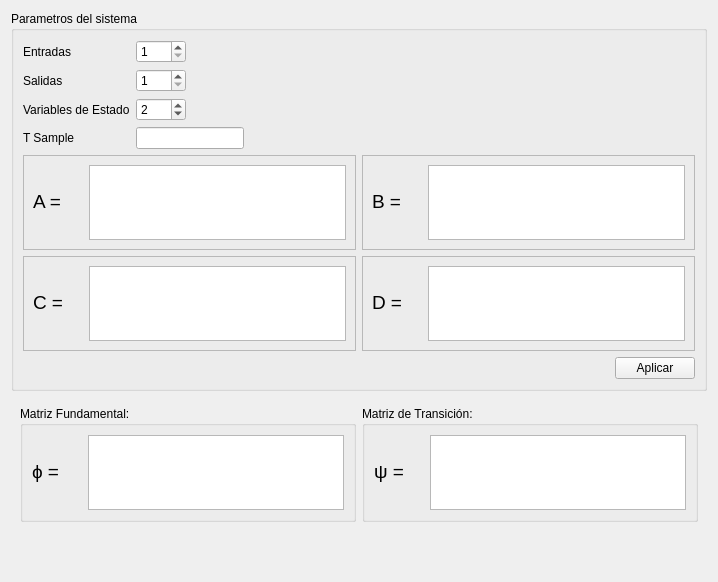
      <widget class="QWidget" name="tabParametros">
       <property name="sizePolicy">
        <sizepolicy hsizetype="Expanding" vsizetype="Expanding">
         <horstretch>0</horstretch>
         <verstretch>0</verstretch>
        </sizepolicy>
       </property>
       <attribute name="title">
        <string>Parametros</string>
       </attribute>
       <layout class="QVBoxLayout" name="verticalLayout">
        <item>
         <widget class="QGroupBox" name="groupParametros">
          <property name="title">
           <string>Parametros del sistema</string>
          </property>
          <layout class="QGridLayout" name="gridLayout_2">
           <item row="2" column="1">
            <widget class="QFrame" name="frameD">
             <property name="minimumSize">
              <size>
               <width>150</width>
               <height>75</height>
              </size>
             </property>
             <property name="frameShape">
              <enum>QFrame::StyledPanel</enum>
             </property>
             <property name="frameShadow">
              <enum>QFrame::Raised</enum>
             </property>
             <layout class="QHBoxLayout" name="horizontalLayout_4">
              <item>
               <widget class="QLabel" name="labelD">
                <property name="sizePolicy">
                 <sizepolicy hsizetype="Minimum" vsizetype="Minimum">
                  <horstretch>0</horstretch>
                  <verstretch>0</verstretch>
                 </sizepolicy>
                </property>
                <property name="minimumSize">
                 <size>
                  <width>50</width>
                  <height>50</height>
                 </size>
                </property>
                <property name="maximumSize">
                 <size>
                  <width>50</width>
                  <height>50</height>
                 </size>
                </property>
                <property name="text">
                 <string>&lt;html&gt;&lt;head/&gt;&lt;body&gt;&lt;p&gt;&lt;span style=&quot; font-size:14pt;&quot;&gt;D =&lt;/span&gt;&lt;/p&gt;&lt;/body&gt;&lt;/html&gt;</string>
                </property>
               </widget>
              </item>
              <item>
               <widget class="QTextEdit" name="textD">
                <property name="sizePolicy">
                 <sizepolicy hsizetype="Minimum" vsizetype="Minimum">
                  <horstretch>0</horstretch>
                  <verstretch>0</verstretch>
                 </sizepolicy>
                </property>
                <property name="maximumSize">
                 <size>
                  <width>500</width>
                  <height>75</height>
                 </size>
                </property>
                <property name="tabChangesFocus">
                 <bool>true</bool>
                </property>
                <property name="readOnly">
                 <bool>false</bool>
                </property>
               </widget>
              </item>
             </layout>
             <zorder>textD</zorder>
             <zorder>labelD</zorder>
            </widget>
           </item>
           <item row="3" column="0" colspan="2">
            <layout class="QGridLayout" name="gridLayout_4">
             <item row="0" column="1">
              <widget class="QPushButton" name="pushAplicar">
               <property name="text">
                <string>Aplicar</string>
               </property>
              </widget>
             </item>
             <item row="0" column="0">
              <spacer name="horizontalSpacer_4">
               <property name="orientation">
                <enum>Qt::Horizontal</enum>
               </property>
               <property name="sizeHint" stdset="0">
                <size>
                 <width>40</width>
                 <height>20</height>
                </size>
               </property>
              </spacer>
             </item>
            </layout>
           </item>
           <item row="1" column="1">
            <widget class="QFrame" name="frameB">
             <property name="minimumSize">
              <size>
               <width>150</width>
               <height>75</height>
              </size>
             </property>
             <property name="frameShape">
              <enum>QFrame::StyledPanel</enum>
             </property>
             <property name="frameShadow">
              <enum>QFrame::Raised</enum>
             </property>
             <layout class="QHBoxLayout" name="horizontalLayout_2">
              <item>
               <widget class="QLabel" name="labelB">
                <property name="sizePolicy">
                 <sizepolicy hsizetype="Minimum" vsizetype="Minimum">
                  <horstretch>0</horstretch>
                  <verstretch>0</verstretch>
                 </sizepolicy>
                </property>
                <property name="minimumSize">
                 <size>
                  <width>50</width>
                  <height>50</height>
                 </size>
                </property>
                <property name="maximumSize">
                 <size>
                  <width>50</width>
                  <height>50</height>
                 </size>
                </property>
                <property name="text">
                 <string>&lt;html&gt;&lt;head/&gt;&lt;body&gt;&lt;p&gt;&lt;span style=&quot; font-size:14pt;&quot;&gt;B = &lt;/span&gt;&lt;/p&gt;&lt;/body&gt;&lt;/html&gt;</string>
                </property>
               </widget>
              </item>
              <item>
               <widget class="QTextEdit" name="textB">
                <property name="sizePolicy">
                 <sizepolicy hsizetype="Minimum" vsizetype="Minimum">
                  <horstretch>0</horstretch>
                  <verstretch>0</verstretch>
                 </sizepolicy>
                </property>
                <property name="maximumSize">
                 <size>
                  <width>500</width>
                  <height>75</height>
                 </size>
                </property>
                <property name="tabChangesFocus">
                 <bool>true</bool>
                </property>
                <property name="readOnly">
                 <bool>false</bool>
                </property>
               </widget>
              </item>
             </layout>
            </widget>
           </item>
           <item row="2" column="0">
            <widget class="QFrame" name="frameC">
             <property name="minimumSize">
              <size>
               <width>150</width>
               <height>75</height>
              </size>
             </property>
             <property name="frameShape">
              <enum>QFrame::StyledPanel</enum>
             </property>
             <property name="frameShadow">
              <enum>QFrame::Raised</enum>
             </property>
             <layout class="QHBoxLayout" name="horizontalLayout_3">
              <item>
               <widget class="QLabel" name="labelC">
                <property name="sizePolicy">
                 <sizepolicy hsizetype="Minimum" vsizetype="Minimum">
                  <horstretch>0</horstretch>
                  <verstretch>0</verstretch>
                 </sizepolicy>
                </property>
                <property name="minimumSize">
                 <size>
                  <width>50</width>
                  <height>50</height>
                 </size>
                </property>
                <property name="maximumSize">
                 <size>
                  <width>50</width>
                  <height>50</height>
                 </size>
                </property>
                <property name="text">
                 <string>&lt;html&gt;&lt;head/&gt;&lt;body&gt;&lt;p&gt;&lt;span style=&quot; font-size:14pt;&quot;&gt;C =&lt;/span&gt;&lt;/p&gt;&lt;/body&gt;&lt;/html&gt;</string>
                </property>
               </widget>
              </item>
              <item>
               <widget class="QTextBrowser" name="textC">
                <property name="sizePolicy">
                 <sizepolicy hsizetype="Minimum" vsizetype="Minimum">
                  <horstretch>0</horstretch>
                  <verstretch>0</verstretch>
                 </sizepolicy>
                </property>
                <property name="maximumSize">
                 <size>
                  <width>500</width>
                  <height>75</height>
                 </size>
                </property>
                <property name="tabChangesFocus">
                 <bool>true</bool>
                </property>
                <property name="readOnly">
                 <bool>false</bool>
                </property>
               </widget>
              </item>
             </layout>
            </widget>
           </item>
           <item row="0" column="0" colspan="2">
            <layout class="QFormLayout" name="formLayout">
             <item row="0" column="0">
              <widget class="QLabel" name="labelEntradas">
               <property name="text">
                <string>Entradas</string>
               </property>
              </widget>
             </item>
             <item row="0" column="1">
              <widget class="QSpinBox" name="spinEntradas">
               <property name="maximumSize">
                <size>
                 <width>50</width>
                 <height>16777215</height>
                </size>
               </property>
               <property name="minimum">
                <number>1</number>
               </property>
               <property name="maximum">
                <number>10</number>
               </property>
              </widget>
             </item>
             <item row="1" column="0">
              <widget class="QLabel" name="labelSalidas">
               <property name="text">
                <string>Salidas</string>
               </property>
              </widget>
             </item>
             <item row="1" column="1">
              <widget class="QSpinBox" name="spinSalidas">
               <property name="maximumSize">
                <size>
                 <width>50</width>
                 <height>16777215</height>
                </size>
               </property>
               <property name="minimum">
                <number>1</number>
               </property>
               <property name="maximum">
                <number>10</number>
               </property>
              </widget>
             </item>
             <item row="2" column="0">
              <widget class="QLabel" name="labelVE">
               <property name="text">
                <string>Variables de Estado</string>
               </property>
              </widget>
             </item>
             <item row="2" column="1">
              <widget class="QSpinBox" name="spinVE">
               <property name="maximumSize">
                <size>
                 <width>50</width>
                 <height>16777215</height>
                </size>
               </property>
               <property name="minimum">
                <number>1</number>
               </property>
               <property name="maximum">
                <number>10</number>
               </property>
               <property name="value">
                <number>2</number>
               </property>
              </widget>
             </item>
             <item row="3" column="0">
              <widget class="QLabel" name="LabelTs">
               <property name="text">
                <string>T Sample</string>
               </property>
              </widget>
             </item>
             <item row="3" column="1">
              <widget class="QLineEdit" name="lineTs">
               <property name="sizePolicy">
                <sizepolicy hsizetype="Fixed" vsizetype="Fixed">
                 <horstretch>0</horstretch>
                 <verstretch>0</verstretch>
                </sizepolicy>
               </property>
              </widget>
             </item>
            </layout>
           </item>
           <item row="1" column="0">
            <widget class="QFrame" name="frameA">
             <property name="minimumSize">
              <size>
               <width>150</width>
               <height>75</height>
              </size>
             </property>
             <property name="frameShape">
              <enum>QFrame::StyledPanel</enum>
             </property>
             <property name="frameShadow">
              <enum>QFrame::Raised</enum>
             </property>
             <layout class="QHBoxLayout" name="horizontalLayout">
              <item>
               <widget class="QLabel" name="labelA">
                <property name="sizePolicy">
                 <sizepolicy hsizetype="Minimum" vsizetype="Minimum">
                  <horstretch>0</horstretch>
                  <verstretch>0</verstretch>
                 </sizepolicy>
                </property>
                <property name="minimumSize">
                 <size>
                  <width>50</width>
                  <height>50</height>
                 </size>
                </property>
                <property name="maximumSize">
                 <size>
                  <width>50</width>
                  <height>50</height>
                 </size>
                </property>
                <property name="text">
                 <string>&lt;html&gt;&lt;head/&gt;&lt;body&gt;&lt;p&gt;&lt;span style=&quot; font-size:14pt;&quot;&gt;A =&lt;/span&gt;&lt;/p&gt;&lt;/body&gt;&lt;/html&gt;</string>
                </property>
               </widget>
              </item>
              <item>
               <widget class="QTextBrowser" name="textA">
                <property name="sizePolicy">
                 <sizepolicy hsizetype="Minimum" vsizetype="Minimum">
                  <horstretch>0</horstretch>
                  <verstretch>0</verstretch>
                 </sizepolicy>
                </property>
                <property name="maximumSize">
                 <size>
                  <width>500</width>
                  <height>75</height>
                 </size>
                </property>
                <property name="tabChangesFocus">
                 <bool>true</bool>
                </property>
                <property name="readOnly">
                 <bool>false</bool>
                </property>
               </widget>
              </item>
             </layout>
            </widget>
           </item>
          </layout>
         </widget>
        </item>
        <item>
         <widget class="QFrame" name="groupMatrices">
          <property name="minimumSize">
           <size>
            <width>0</width>
            <height>50</height>
           </size>
          </property>
          <layout class="QGridLayout" name="gridLayout_5">
           <item row="0" column="0">
            <widget class="QGroupBox" name="groupBoxPHI">
             <property name="minimumSize">
              <size>
               <width>150</width>
               <height>75</height>
              </size>
             </property>
             <property name="title">
              <string>Matriz Fundamental:</string>
             </property>
             <layout class="QHBoxLayout" name="horizontalLayout_5">
              <item>
               <widget class="QLabel" name="labelPHI">
                <property name="sizePolicy">
                 <sizepolicy hsizetype="Minimum" vsizetype="Minimum">
                  <horstretch>0</horstretch>
                  <verstretch>0</verstretch>
                 </sizepolicy>
                </property>
                <property name="minimumSize">
                 <size>
                  <width>50</width>
                  <height>50</height>
                 </size>
                </property>
                <property name="maximumSize">
                 <size>
                  <width>50</width>
                  <height>50</height>
                 </size>
                </property>
                <property name="text">
                 <string>&lt;html&gt;&lt;head/&gt;&lt;body&gt;&lt;p&gt;&lt;span style=&quot; font-size:14pt;&quot;&gt;ϕ =&lt;/span&gt;&lt;/p&gt;&lt;/body&gt;&lt;/html&gt;</string>
                </property>
               </widget>
              </item>
              <item>
               <widget class="QTextEdit" name="textPhi">
                <property name="sizePolicy">
                 <sizepolicy hsizetype="Minimum" vsizetype="Minimum">
                  <horstretch>0</horstretch>
                  <verstretch>0</verstretch>
                 </sizepolicy>
                </property>
                <property name="maximumSize">
                 <size>
                  <width>500</width>
                  <height>75</height>
                 </size>
                </property>
                <property name="readOnly">
                 <bool>true</bool>
                </property>
               </widget>
              </item>
             </layout>
            </widget>
           </item>
           <item row="0" column="1">
            <widget class="QGroupBox" name="groupBoxPSI">
             <property name="minimumSize">
              <size>
               <width>150</width>
               <height>75</height>
              </size>
             </property>
             <property name="title">
              <string>Matriz de Transición:</string>
             </property>
             <layout class="QHBoxLayout" name="horizontalLayout_6">
              <item>
               <widget class="QLabel" name="labelPSI">
                <property name="sizePolicy">
                 <sizepolicy hsizetype="Minimum" vsizetype="Minimum">
                  <horstretch>0</horstretch>
                  <verstretch>0</verstretch>
                 </sizepolicy>
                </property>
                <property name="minimumSize">
                 <size>
                  <width>50</width>
                  <height>50</height>
                 </size>
                </property>
                <property name="maximumSize">
                 <size>
                  <width>50</width>
                  <height>50</height>
                 </size>
                </property>
                <property name="text">
                 <string>&lt;html&gt;&lt;head/&gt;&lt;body&gt;&lt;p&gt;&lt;span style=&quot; font-size:14pt;&quot;&gt;ψ = &lt;/span&gt;&lt;/p&gt;&lt;/body&gt;&lt;/html&gt;</string>
                </property>
               </widget>
              </item>
              <item>
               <widget class="QTextEdit" name="textPsi">
                <property name="sizePolicy">
                 <sizepolicy hsizetype="Minimum" vsizetype="Minimum">
                  <horstretch>0</horstretch>
                  <verstretch>0</verstretch>
                 </sizepolicy>
                </property>
                <property name="maximumSize">
                 <size>
                  <width>500</width>
                  <height>75</height>
                 </size>
                </property>
                <property name="readOnly">
                 <bool>true</bool>
                </property>
               </widget>
              </item>
             </layout>
            </widget>
           </item>
          </layout>
         </widget>
        </item>
        <item>
         <spacer name="verticalSpacer_2">
          <property name="orientation">
           <enum>Qt::Vertical</enum>
          </property>
          <property name="sizeHint" stdset="0">
           <size>
            <width>20</width>
            <height>40</height>
           </size>
          </property>
         </spacer>
        </item>
       </layout>
      </widget>
